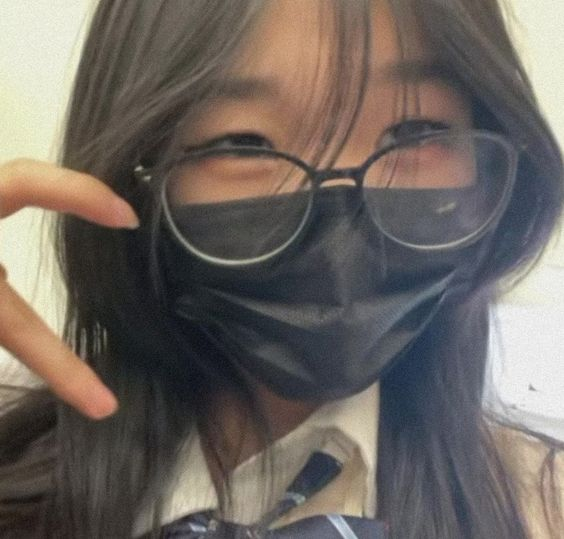
#> input picture face_trainer/dataset/52213112277/119b2a26eececc1c4489728e9751996d.jpg, 564 x 539 px; its folder holds only this picture in this run
$ python train_fisherface.py
#> lines starting #> are read from the running program, lines starting #| are printed output that depends on the picture
import cv2
import os
from imutils import paths
import numpy as np
import requests

def upload():
    print("UPLOAD FILE")
    url = 'http://raspberrypi.local:5000/upload'
    filepath = 'fisherface_trained_model.yml'
    with open(filepath, 'rb') as f:
        requests.post(url, data=f)
    print("OK 200 : Done Upload Fisher")

def train():
    print("[INFO] start processing faces...")
    imagePaths = list(paths.list_images("./face_trainer/dataset"))

    # Initialize lists for face samples and corresponding IDs
    faceSamples = []
    faceIDs = []

    # Standard size for all faces
    standard_size = (200, 200)

    # Loop over each image path
    for imagePath in imagePaths:
        # Read and convert the image to grayscale
        image = cv2.imread(imagePath)
#> image is the input picture: shape (539, 564, 3); mean B, G, R 97.2, 103.2, 110.9
        gray = cv2.cvtColor(image, cv2.COLOR_BGR2GRAY)
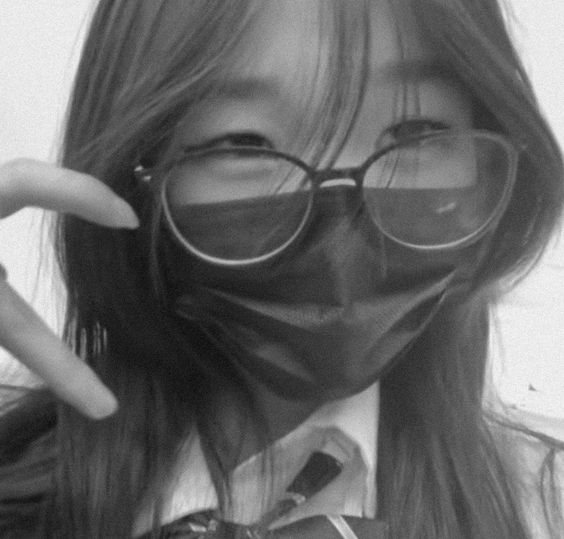
#> gray: shape (539, 564); min 12, max 249, mean 104.9

        # Resize the image to the standard size
        gray = cv2.resize(gray, standard_size)
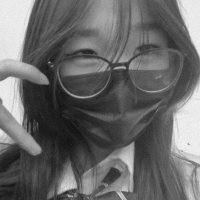
#> gray: shape (200, 200); min 17, max 242, mean 104.7

        # Extract the face ID from the directory name
        faceID = os.path.basename(os.path.dirname(imagePath))

        # Check if faceID is a number and convert it to int
        if faceID.isdigit():
            faceID = int(faceID)
        else:
            continue  # Skip this file if faceID is not a number

        # Append the face and ID to the lists
        faceSamples.append(gray)
        faceIDs.append(faceID)
#> pass 2 of the loop in train, `for imagePath in imagePaths:`:
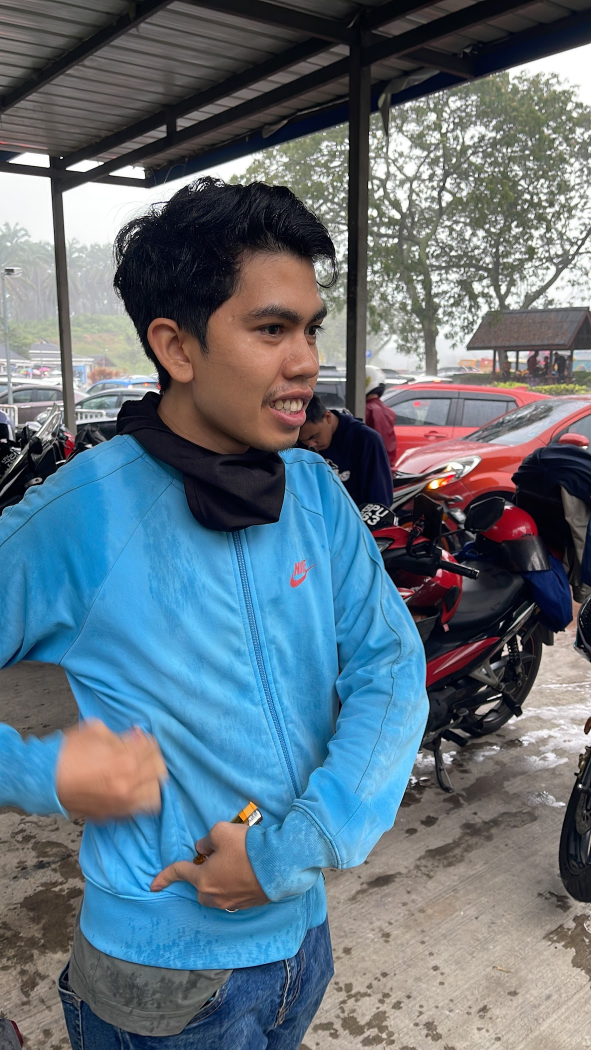
#> input picture face_trainer/dataset/52213221007/320E6D78-D733-4637-B5C4-7716997479B7.jpg, 1182 x 2100 px (shown at 1/2 size)
#> in train, image is the input picture: shape (2100, 1182, 3); mean B, G, R 124.8, 112.9, 97
#> in train, `gray = cv2.cvtColor(image, cv2.COLOR_BGR2GRAY)`:
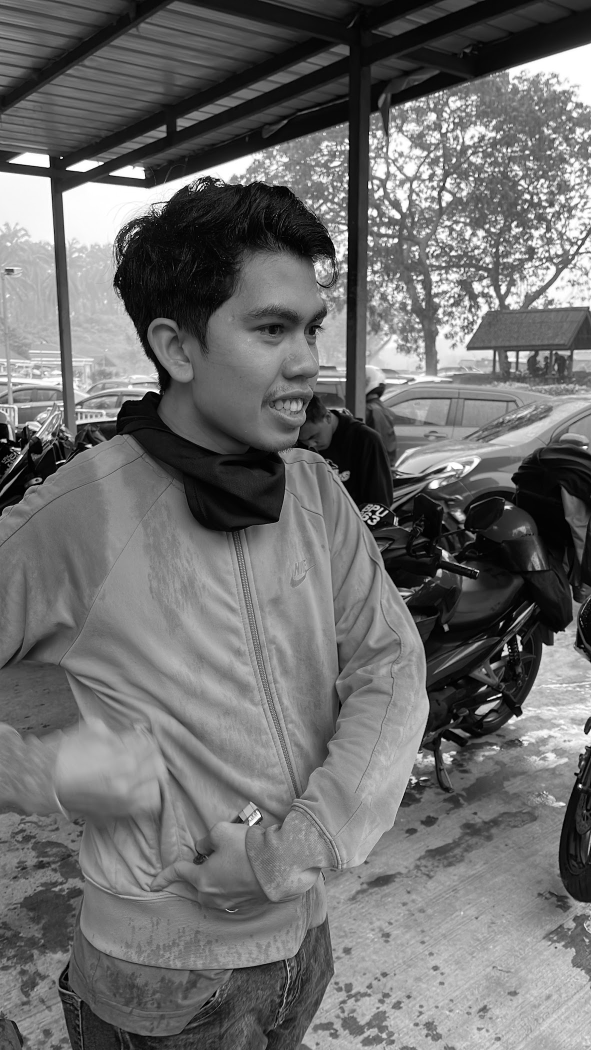
#> gray: shape (2100, 1182) (shown at 1/2 size); min 0, max 255, mean 109.5
#> in train, `gray = cv2.resize(gray, standard_size)`:
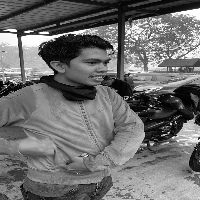
#> gray: shape (200, 200); min 0, max 255, mean 109.5
#> pass 3 of the loop in train, `for imagePath in imagePaths:`:
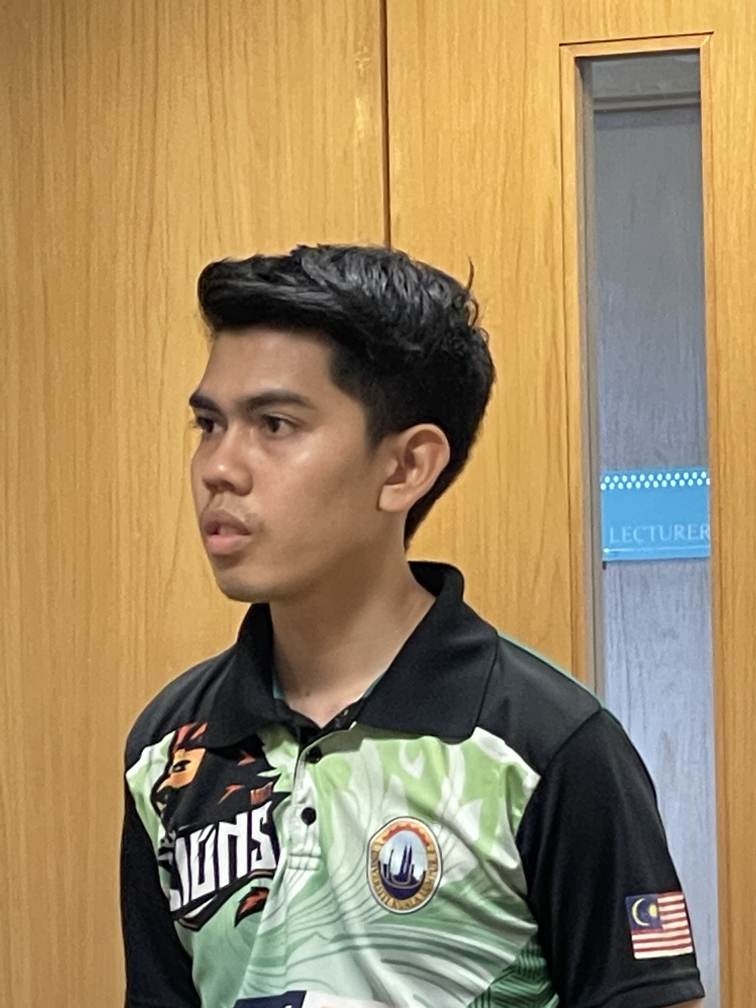
#> input picture face_trainer/dataset/52213221007/IMG_0552.jpeg, 3024 x 4032 px (shown at 1/4 size)
#> in train, image is the input picture: shape (4032, 3024, 3); mean B, G, R 98.6, 135.3, 157.8
#> in train, `gray = cv2.cvtColor(image, cv2.COLOR_BGR2GRAY)`:
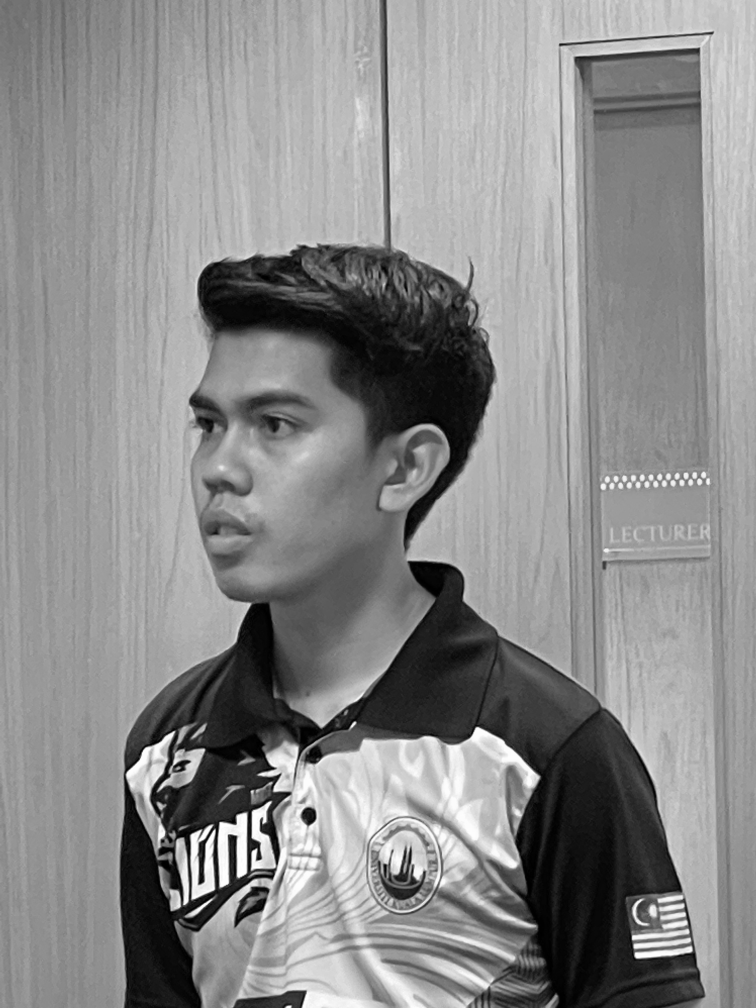
#> gray: shape (4032, 3024) (shown at 1/4 size); min 0, max 255, mean 137.8
#> in train, `gray = cv2.resize(gray, standard_size)`:
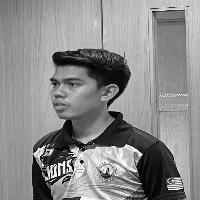
#> gray: shape (200, 200); min 0, max 255, mean 137.7

    # Create and train the FisherFace recognizer
    recognizer = cv2.face.FisherFaceRecognizer_create()
    recognizer.train(faceSamples, np.array(faceIDs))

    # Save the trained model
    recognizer.write("fisherface_trained_model.yml")
    print("[INFO] Model trained and saved.")

    upload()

if __name__ == "__main__":
    train()
